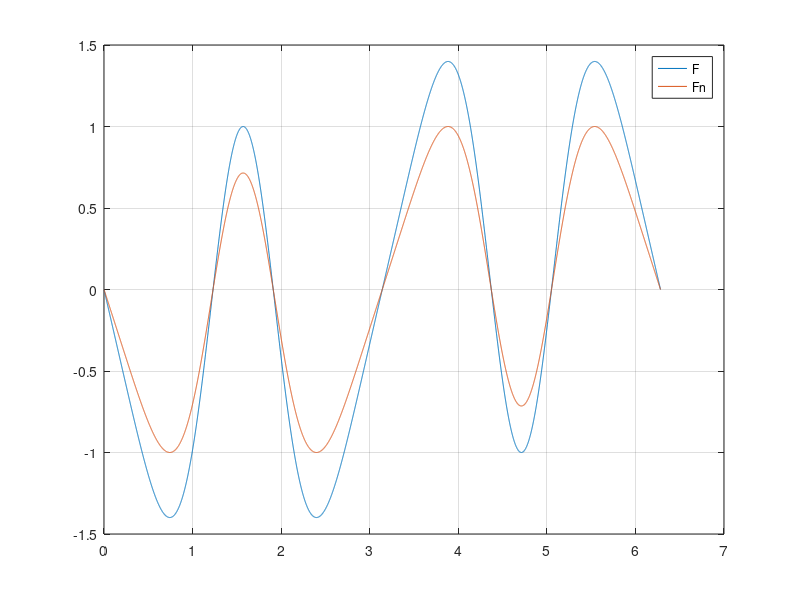
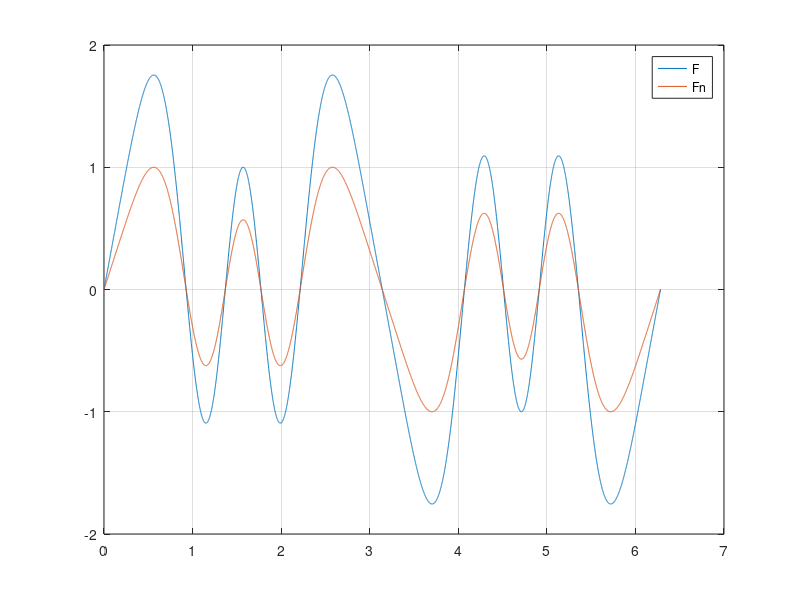

Source code (MATLAB) for these figures, in order:
clear all;
close all;
clc;

teta=0:.001:2*pi;

%% 
F1=(cos(3*pi/2*(cos(teta))))./(sin(teta));
vMax1=max(F1);
F1n=(cos(3*pi/2*(cos(teta))))./(sin(teta)).*(1./vMax1);

figure(1);
plot(teta,F1,teta,F1n);
grid on;
legend('F','Fn');

%%
teta2=.001:.001:2*pi+.001;
F2=(cos(5*pi/2*(cos(teta2))))./(sin(teta2));
vMax2=max(F2);
F2n=(cos(5*pi/2*(cos(teta2))))./(sin(teta2)).*(1./vMax2);

figure(2);
plot(teta2,F2,teta2,F2n);
grid on;
legend('F','Fn');

